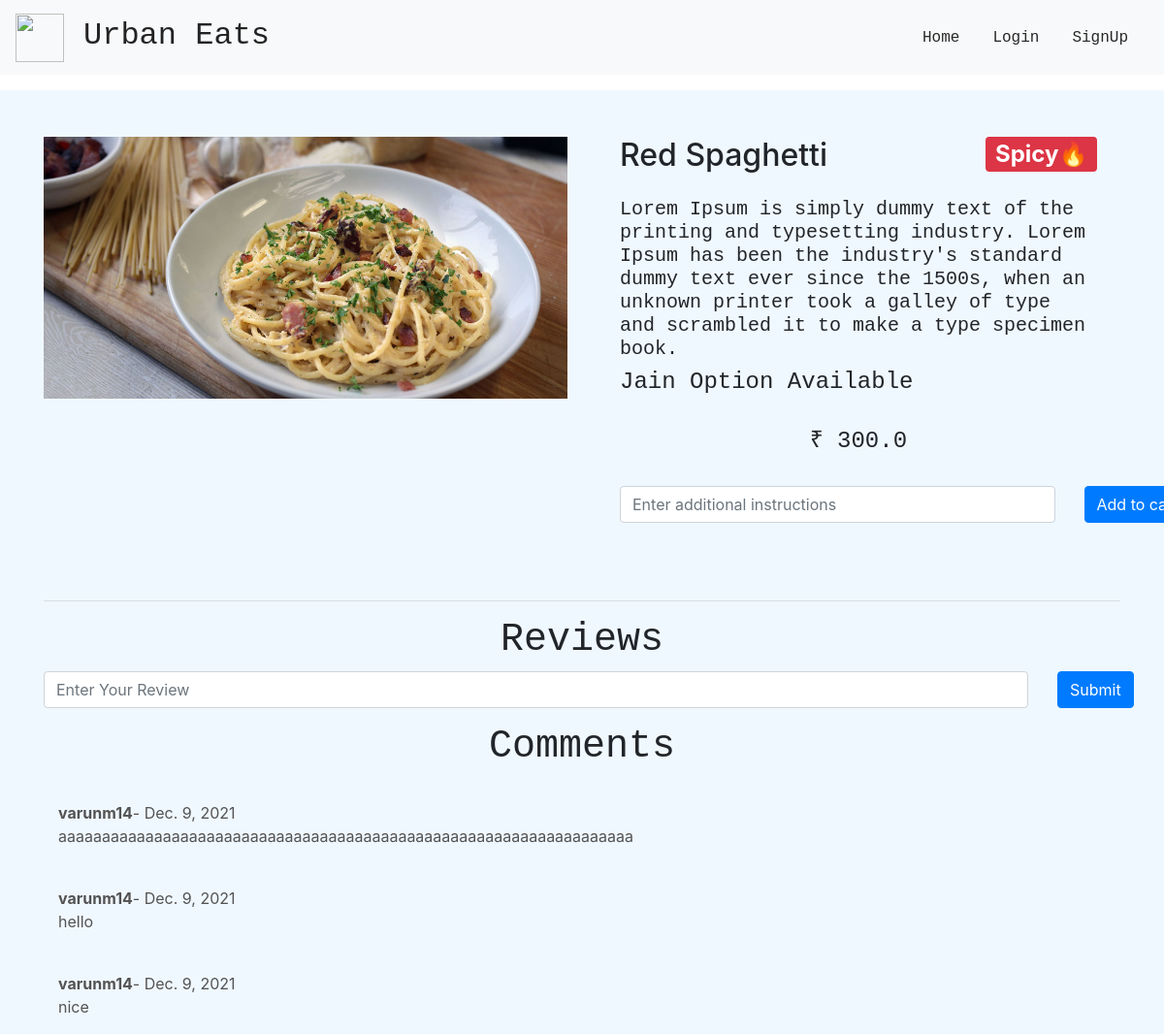
/dishes/red_spaghetti, run on the app's committed database.
### main/models.py (models this page shows, shortened)
class Item(models.Model):
    LABELS = (
        ('BestSeller', 'BestSeller'),
        ('New', 'New'),
        ('Spicy🔥', 'Spicy🔥'),
    )
    LABEL_COLOUR = (
        ('danger', 'danger'),
        ('success', 'success'),
        ('primary', 'primary'),
        ('info', 'info')
    )
    title = models.CharField(max_length=150)
    description = models.CharField(max_length=250,blank=True)
    price = models.FloatField()
    instructions = models.CharField(max_length=250,default="Jain Option Available")
    image = models.ImageField(default='default.png', upload_to='images/')
    labels = models.CharField(max_length=25, choices=LABELS, blank=True)
    label_colour = models.CharField(max_length=15, choices=LABEL_COLOUR, blank=True)
    slug = models.SlugField(default="sushi_name")
    created_by = models.ForeignKey(User, on_delete=models.CASCADE)

class Reviews(models.Model):
    user = models.ForeignKey(User, on_delete = models.CASCADE)
    item = models.ForeignKey(Item, on_delete = models.CASCADE)
    rslug = models.SlugField()
    review = models.TextField()
    posted_on = models.DateField(default=timezone.now)
    class Meta:
        verbose_name = 'Review'
        verbose_name_plural = 'Reviews'

### main/views.py (the view)
# urls.py: path('dishes/<slug>', views.menuDetail, name='dishes'),
def menuDetail(request, slug):
    item = Item.objects.filter(slug=slug).first()
    reviews = Reviews.objects.filter(rslug=slug).order_by('-id')[:7]
    context = {
        'item' : item,
        'reviews' : reviews,
    }
    return render(request, 'main/dishes.html', context)

### main/templates/main/dishes.html (shortened to what this page needs)
{% extends "main/layout.html" %}
{% block content %}
<div class="dishes" style="background: aliceblue;">
  <main class="mt-3 pt-4 main">
    <div class="container dark-grey-text">
      <div class="row wow fadeIn">
        <div class="col-md-6 mb-4">
          <img src="{{ item.image.url }}" class="img-fluid mt-4" alt="">
        </div>
        <div class="col-md-6 mb-4 information">
          <div class="p-4 content">
            <div class="mt-0">
                <h2><u style="float:left;text-decoration: none;">{{ item.title }}</u><span class="badge badge-{{ item.label_colour }} ml-2" style="float:right;">{{ item.labels }}</span></h2>
            </div>
           <br/>
            <div >
              {% if item.description %}
              <h5 style="text-align: initial;font-family: monospace;">{{ item.description }}</h5>
              {% endif %}
              <h4 style="text-align: initial;font-family: monospace;">{{ item.instructions }}</h4>
              <br>
              <h4 style="text-align: center;font-family: monospace;">₹ {{ item.price }}</h4>
            </div>
            <br/>
            <form action="{% url 'main:add-to-cart' item.slug %}" method="POST" class="mb-3">
              <div class="row">
                <div class="col-sm-11">
                  <input type="text" name="instructions" class="form-control" placeholder="Enter additional instructions">
                </div>
                <div class="col-sm-1">
                  <button type="submit" class="btn btn-primary btn-md my-0 p">Add to cart</button>
                </div>
              </div>
            </form>
          </div>
        </div>
      </div>
      <hr>
    </div>
  </main>
  <div class="container">
    <h1 class="text-center" style="font-family: 'Courier New', Courier, monospace;">Reviews</h1>
    <form action="{% url 'main:add_reviews' %}" method="POST" class="mb-3">
      <div class="row">
        <div class="col-sm-11">
          <input type="text" name="review" class="form-control" placeholder="Enter Your Review">
        </div>
        <div class="col-sm-1">
          <button type="submit" class="btn btn-primary">Submit</button>
        </div>
      </div>
    </form>
    <div class="container">
    <h1 style="text-align: center; font-family: 'Courier New', Courier, monospace;">Comments</h1>
    {% for review in reviews %}
    <div class="row">
        <div class="col-lg-12">
            <div class="comment mt-4 text-justify float-left" style="
            float: left;
            color:rgb(83, 83, 83);
           ">
              <div style="display: flex; align-items: center;">
                <span style="font-weight: bold; font-size: medium;">{{ review.user.username }}</span><span style="font-size: medium;">- {{ review.posted_on }}</span>
              </div>
              <div>
                <p>{{ review.review }}</p></div>
            </div>
            </div>
          </div>
            {% endfor %}
          </div>
  </div>
</div>
{% endblock content %}

### main/static/main/styles.css (style rules this page uses)
.dishes .main .container .row img { max-width: 540px; max-height: 450px; width: fit-content; }
.dishes .main .container .row .content { display: flex; flex-direction: column; text-align: center; justify-content: center; }
.dishes .main .container .row .information { display: flex; flex-direction: column; text-align: center; justify-content: center; }

### data on the page
Item: image (picture), title "Red Spaghetti", labels "Spicy🔥", description "Lorem Ipsum is simply dummy text of the printing and typesetting industry. Lorem Ipsum has been the industry's standard dummy text ever since the 1500s, when an unknown printer took a galley of type and scrambled it to make a type specimen book.", instructions "Jain Option Available", price "300.0"
Reviews: user.username "varunm14", posted_on "Dec. 9, 2021", review "aaaaaaaaaaaaaaaaaaaaaaaaaaaaaaaaaaaaaaaaaaaaaaaaaaaaaaaaaaaaaaaaaa"
Reviews: user.username "varunm14", posted_on "Dec. 9, 2021", review "hello"
Reviews: user.username "varunm14", posted_on "Dec. 9, 2021", review "nice"
